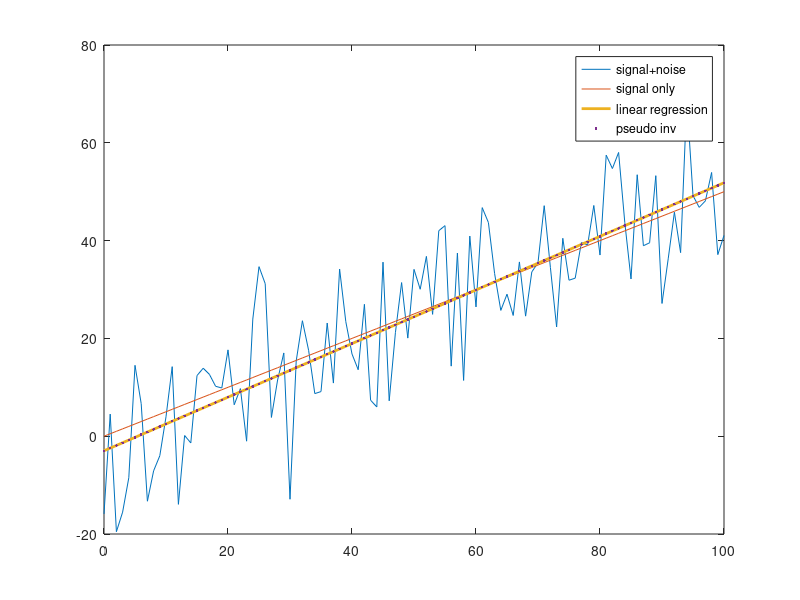

Write the MATLAB code that produced this figure.
%% week4 exercise

close all
clear all

%% generate a synthetic data
x = 0:100;
y = 0.5*x;
n = 10*randn([1 101]);

%% quick look
yy = y + n; % add noise to the signal for yy
plot(x,yy);  % plot the signal+noise
hold on;
plot(x,y);   % plot the signal only
legend({'signal+noise' 'signal only'});

%% perform linear regression
C = cov(x,yy);
a = C(1,2)/C(1,1);
b = mean(yy) - a*mean(x);
disp(['regression coefficient is ',num2str(a)]);

%% plot the result
yyy=a*x+b;
plot(x,yyy,'linewidth',2);
legend({'signal+noise' 'signal only' 'linear regression'});

%% Pseudo inverse
N=length(x);
E = ones(N,2);
E(:,1)=x;
E(:,2)=1;
ab=inv(E'*E)*E'*yy';
disp(['regression coefficient is ',num2str(ab(1))]);

%% plot the result
yyyy=E*ab;
plot(x,yyyy,'.','linewidth',2);
legend({'signal+noise' 'signal only' 'linear regression' 'pseudo inv'});





